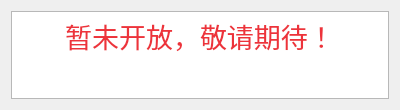
<?xml version="1.0" encoding="UTF-8"?>
<ui version="4.0">
 <class>autoWindow</class>
 <widget class="QWidget" name="autoWindow">
  <property name="geometry">
   <rect>
    <x>0</x>
    <y>0</y>
    <width>400</width>
    <height>110</height>
   </rect>
  </property>
  <property name="windowTitle">
   <string>Form</string>
  </property>
  <layout class="QVBoxLayout" name="verticalLayout">
   <item>
    <widget class="QTextBrowser" name="textBrowser">
     <property name="html">
      <string>&lt;!DOCTYPE HTML PUBLIC &quot;-//W3C//DTD HTML 4.0//EN&quot; &quot;http://www.w3.org/TR/REC-html40/strict.dtd&quot;&gt;
&lt;html&gt;&lt;head&gt;&lt;meta name=&quot;qrichtext&quot; content=&quot;1&quot; /&gt;&lt;meta charset=&quot;utf-8&quot; /&gt;&lt;style type=&quot;text/css&quot;&gt;
p, li { white-space: pre-wrap; }
hr { height: 1px; border-width: 0; }
li.unchecked::marker { content: &quot;\2610&quot;; }
li.checked::marker { content: &quot;\2612&quot;; }
&lt;/style&gt;&lt;/head&gt;&lt;body style=&quot; font-family:'Ubuntu'; font-size:11pt; font-weight:400; font-style:normal;&quot;&gt;
&lt;p align=&quot;center&quot; style=&quot; margin-top:0px; margin-bottom:0px; margin-left:0px; margin-right:0px; -qt-block-indent:0; text-indent:0px;&quot;&gt;&lt;span style=&quot; font-size:20pt; color:#ed333b;&quot;&gt;暂未开放，敬请期待！&lt;/span&gt;&lt;/p&gt;&lt;/body&gt;&lt;/html&gt;</string>
     </property>
    </widget>
   </item>
  </layout>
 </widget>
 <resources/>
 <connections/>
</ui>
